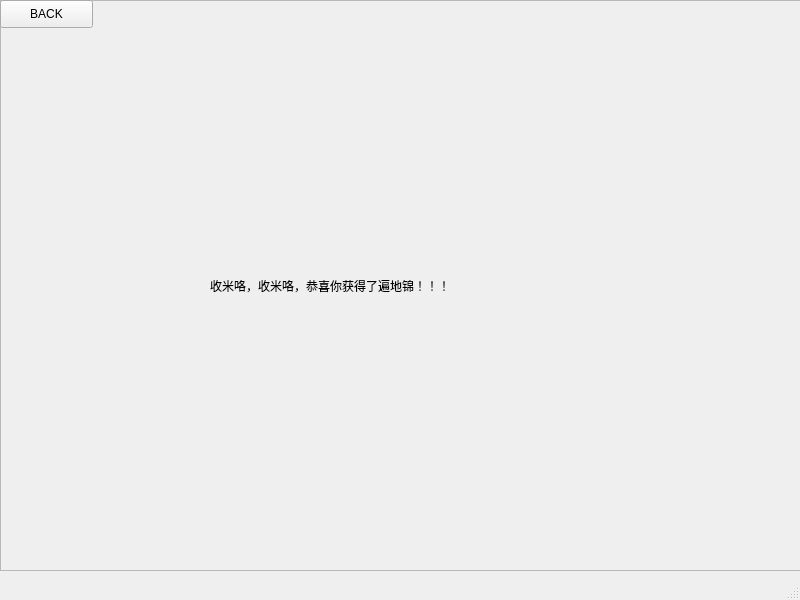
<?xml version="1.0" encoding="UTF-8"?>
<ui version="4.0">
 <class>bdj</class>
 <widget class="QMainWindow" name="bdj">
  <property name="geometry">
   <rect>
    <x>0</x>
    <y>0</y>
    <width>800</width>
    <height>600</height>
   </rect>
  </property>
  <property name="windowTitle">
   <string>MainWindow</string>
  </property>
  <widget class="QWidget" name="centralwidget">
   <widget class="QFrame" name="frame">
    <property name="geometry">
     <rect>
      <x>0</x>
      <y>0</y>
      <width>801</width>
      <height>571</height>
     </rect>
    </property>
    <property name="styleSheet">
     <string notr="true">#frame{

border-image:url(:/PHOTO/BOWL.png);
}</string>
    </property>
    <property name="frameShape">
     <enum>QFrame::StyledPanel</enum>
    </property>
    <property name="frameShadow">
     <enum>QFrame::Raised</enum>
    </property>
    <widget class="QLabel" name="label">
     <property name="geometry">
      <rect>
       <x>290</x>
       <y>-10</y>
       <width>261</width>
       <height>271</height>
      </rect>
     </property>
     <property name="text">
      <string>&lt;html&gt;&lt;head/&gt;&lt;body&gt;&lt;p&gt;&lt;img src=&quot;:/PHOTO/WLJ.png&quot;/&gt;&lt;/p&gt;&lt;/body&gt;&lt;/html&gt;</string>
     </property>
    </widget>
    <widget class="QLabel" name="label_2">
     <property name="geometry">
      <rect>
       <x>210</x>
       <y>260</y>
       <width>431</width>
       <height>51</height>
      </rect>
     </property>
     <property name="text">
      <string>收米咯，收米咯，恭喜你获得了遍地锦！！！</string>
     </property>
    </widget>
    <widget class="QPushButton" name="pushButton">
     <property name="geometry">
      <rect>
       <x>0</x>
       <y>0</y>
       <width>93</width>
       <height>28</height>
      </rect>
     </property>
     <property name="text">
      <string>BACK</string>
     </property>
    </widget>
   </widget>
  </widget>
  <widget class="QMenuBar" name="menubar">
   <property name="geometry">
    <rect>
     <x>0</x>
     <y>0</y>
     <width>800</width>
     <height>26</height>
    </rect>
   </property>
  </widget>
  <widget class="QStatusBar" name="statusbar"/>
 </widget>
 <resources/>
 <connections/>
</ui>
